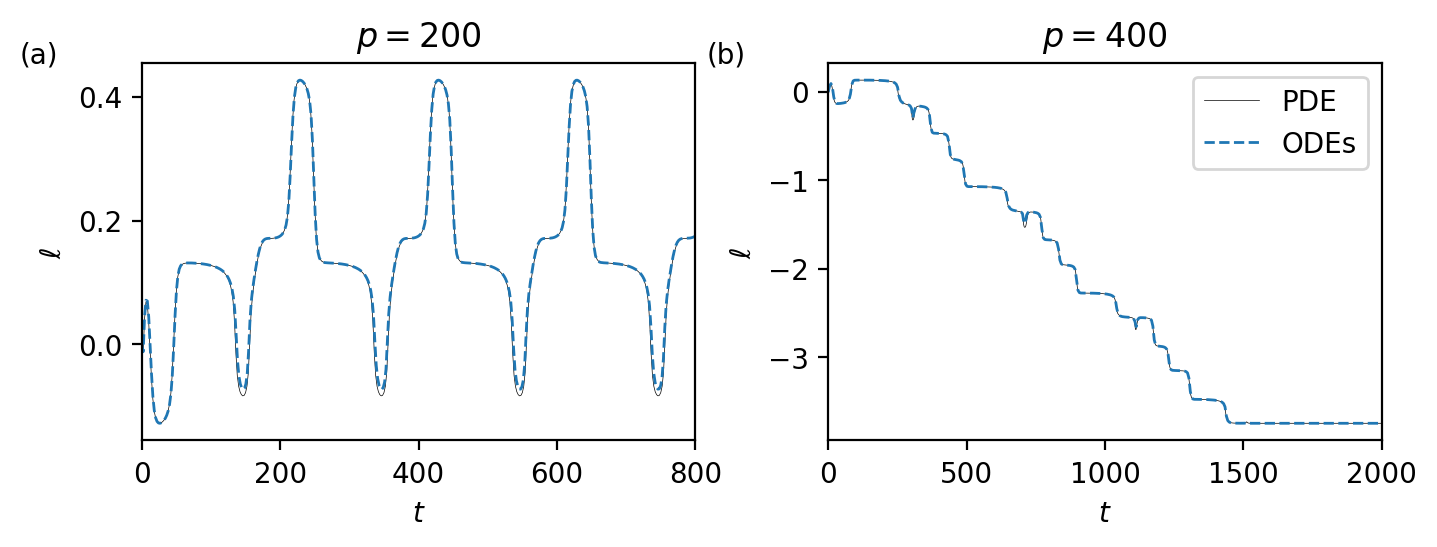

Generate this figure with Python:
# -*- coding: utf-8 -*-
"""
Data generation for Figure 10
"""
import sys
sys.path.append("../main/")
from ODEdrop2D import *
from pdeloader import *
from matplotlib.gridspec import GridSpec
from scipy.io import loadmat

V = lambda t: Vperiodic(t,m=20,p=P,Vavg=2.5,Vamp=1.5)
theta = lambda x: 1 + 0.1*np.cos(1.6*np.pi*x) + 0.3*np.sin(10.*np.pi*x/3.)


fig = plt.figure(figsize=(8,2.5))
gs = GridSpec(1, 2, figure=fig,wspace=0.24)

for i,P,T,label in zip([0,1],[200,400],[800,2000],['a','b']):
    ax = fig.add_subplot(gs[i],adjustable='box')
    
    # Plot the PDE data
    t_pde, __ , l_pde = pdeloader('Figure10_PDE_{0}.mat'.format(P))
    ax.plot(t_pde[::20],l_pde[::20],'k',lw=0.25,label='PDE')

    # Solve the ODE problem
    drop = ODEdrop2D(ic=(1,-1),t_end=T,het=theta,V=V)
    t = np.linspace(0,T,400)
    drop.solve()
    ax.plot(t,np.mean(drop.evaluate(t),axis=0),'--',lw=1,label='ODEs')
    ax.set_xlim((0,T))
    ax.set_xlabel('$t$')
    ax.set_ylabel('$\\ell$')
    ax.set_title('$p={0}$'.format(P))
    ax.text(-0.22*T,ax.get_ylim()[1],'({0})'.format(label))

ax.legend()
plt.savefig('Figure10.png', bbox_inches='tight',dpi=200)